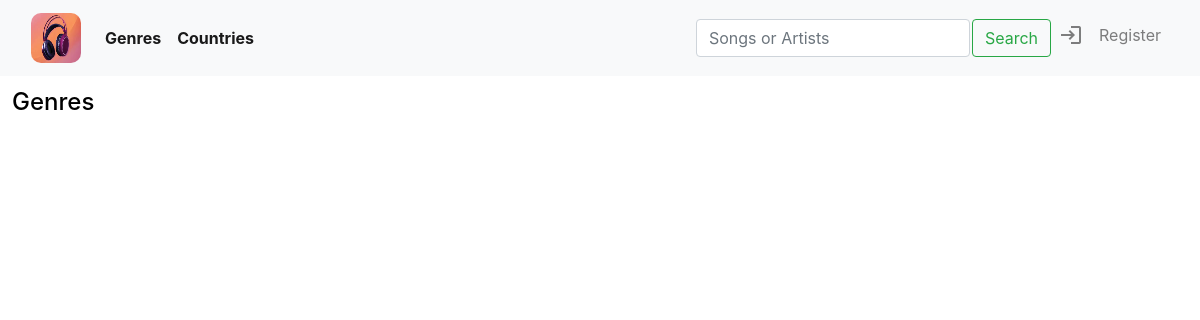
Page /menu/genres on the earlier database version.
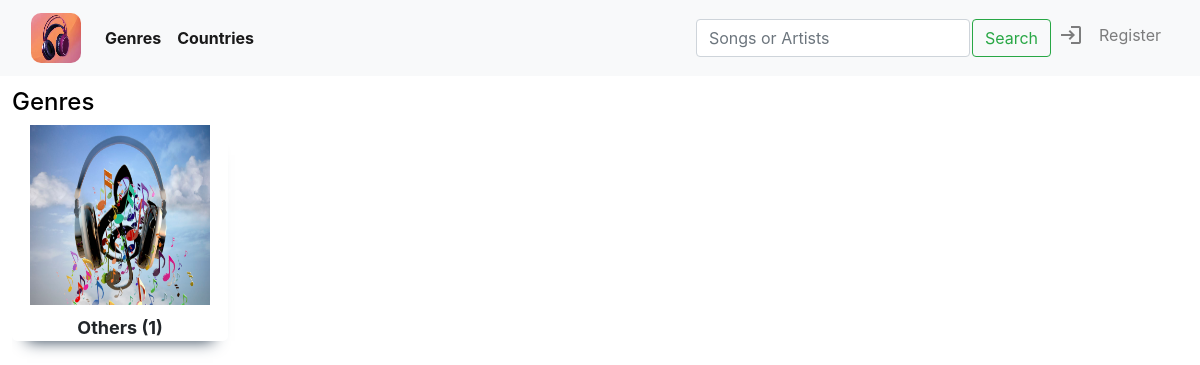
Same page on the later database version.
### music/models.py (models this page shows, shortened)
class Song(models.Model):
    uploader = models.ForeignKey(User, on_delete=models.CASCADE, related_name="uploader")
    title = models.CharField(max_length=64, blank=False, db_column="title")
    _artists = models.CharField(max_length=64, blank=True, db_column="artists")
    _country = models.CharField(max_length=64, blank=True, db_column="country")
    _genre = models.CharField(max_length=64, blank=True, db_column="genre")
    date = models.DateTimeField(db_column="date")
    views = models.IntegerField(default=0, db_column="views")
    photo = models.ImageField(upload_to='images', blank=True, default=None)
    audio = models.FileField(upload_to='songs', blank=False, default=None)
    @property
    def artists(self):
        return self._artists
    @artists.setter
    def artists(self, artists):
        if not artists:
            self._artists = "Unknown"
        else:
            self._artists = artists
    @property
    def genre(self):
        return self._genre
    @genre.setter
    def genre(self, genre):
        if not genre or genre.lower() not in ["pop", "dance", "rock", "jazz", "traditional", "soundtrack"]:
            self._genre = "Others"
        else:
            self._genre = genre
    @property
    def country(self):
        return self._country
    @country.setter
    def country(self, country):
        if not country or country.lower() not in ["us - uk", "korea", "japan", "china", "vietnam"]:
            self._country = "Others"
        else:
            self._country = country

### music/views.py (the view, shortened to what this page needs)
# urls.py: path("menu/<str:menu>", views.menu, name="menu"),
def menu(request, menu):
    packages = []
    all_lists = []
    if menu == "genres":
        for genre in genres:
            tracks = Tracks("genre", genre).all
            genre_list = {"name": genre.capitalize(), "number_of_tracks": tracks.count()}
            if genre_list["number_of_tracks"] != 0:
                all_lists.append(genre_list)
    l = Paginator(all_lists, 5)
    for i in range(l.num_pages):
        packages.append(l.page(i + 1))
    return render(request, "music/menu.html", {
        "host": request.user,
        "menu": menu.capitalize(),
        "packages": packages
    })

### music/templates/music/menu.html (shortened to what this page needs)
{% extends "music/layout.html" %}
{% load static %}
{% block body %}
    <div id="library-page">
        <div id="library-uploaded">
            <div class="smaller-headers">
                <h4>{{ menu }}</h4>
            </div>
            <div class="media-container" id="uploaded-container">
                {% for package in packages %}
                    <div class="media-group" id="group-{{ package.number }}">
                        {% for group in package.object_list %}
                            <div class="media-items">
                                <img src="/static/music/media/{{ group.name }}.jpg">
                                <h3 class="group-name">{{ group.name }} ({{ group.number_of_tracks }})</h3>
                            </div>
                        {% endfor %}
                    </div>
                {% endfor %}
            </div>
        </div>
    </div>
{% endblock %}

Differences in the rows shown:
added Song: name "Others", number_of_tracks "1"
